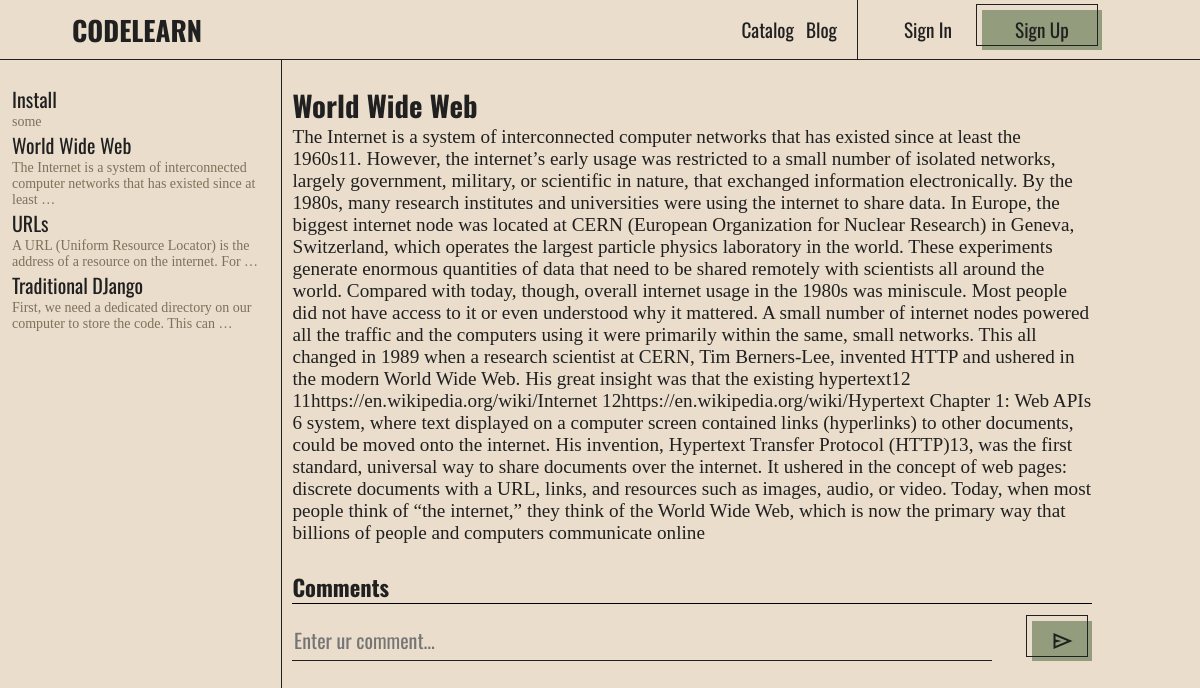
Before: /courses/django-for-apis/tasks/1 with the older database file.
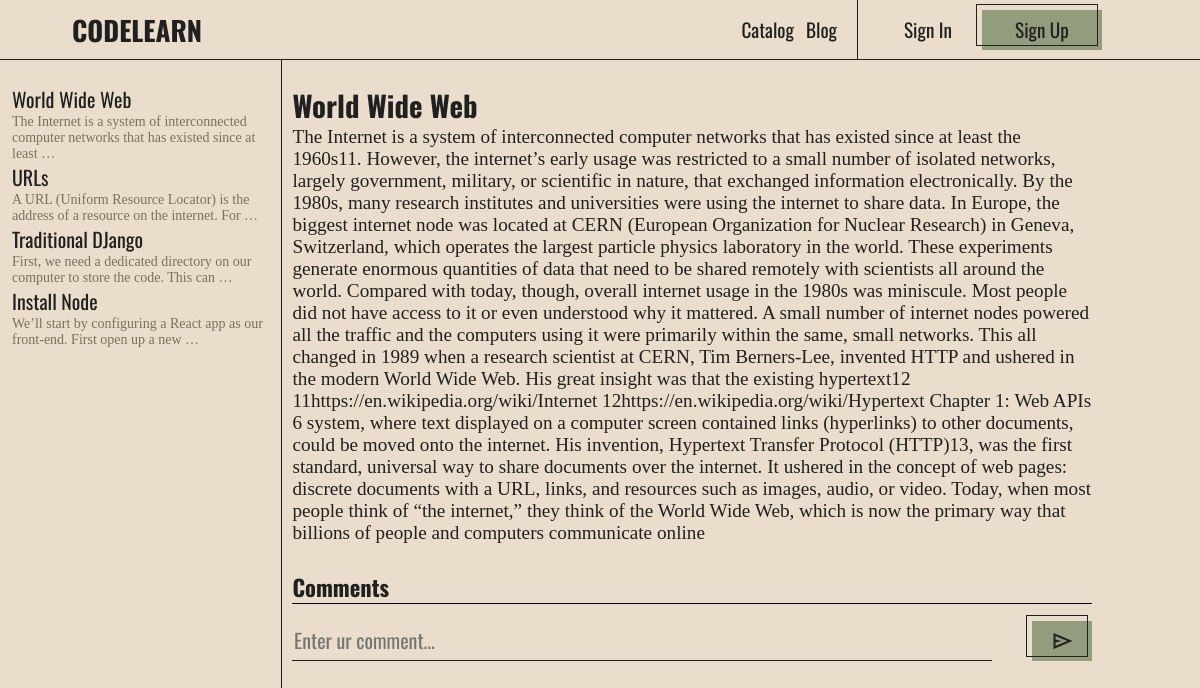
After: the same page with the newer database file.
### course/models.py (models this page shows, shortened)
class CourseTask(models.Model):
    TASKSTYPE = (
        ('video', 'video'),
        ('code', 'code'),
        ('test', 'test'),
        ('text','text')
    )
    course = models.ForeignKey(Course, on_delete=models.CASCADE, default=None)
    user = models.ForeignKey(User, on_delete=models.CASCADE, default='')
    task = models.CharField(max_length=10, choices=TASKSTYPE, blank=True)
    title = models.CharField(max_length=100)
    description = models.TextField(blank=True, max_length=500)
    video = models.FileField(upload_to='courses/tasks/videos', blank=True, null=True)
    body = models.TextField(blank=True, null=True)
    codeAnswer = models.TextField(blank=True, null=True)
    text = models.TextField(blank=True, null=True)
    public = models.BooleanField(default=False)
    created = models.DateTimeField(auto_now_add=True)
    updated = models.DateTimeField(auto_now=True)
    class Meta:
        ordering = ['-updated', '-created']

### course/views.py (the view)
# urls.py: path('courses/<str:slug>/tasks/<str:pk>', views.task,name='task'),
def task(request, slug, pk):
    course = Course.objects.get(slug=slug)
    tasksAll = CourseTask.objects.filter(course=course).reverse()
    task = CourseTask.objects.get(id=pk)
    titles = CourseTitle.objects.filter(course=course.id)
    context = {
        'course': course,
        'titles': titles,
        'tasks': tasksAll,
        'task': task,
    }
    return render(request, 'course/Task.html', context)

### course/templates/course/Task.html (shortened to what this page needs)
{% include "index.html" %}
{% load static %}
{% block content %}
<div class="page course__task__page">
    <div class="page__course__menu">
        {% for title in titles %}
          {% for exercise in title.tasks.all  %}
          <div class="menu__component">
            <a href="/courses/{{course.slug}}/tasks/{{exercise.id}}" class="link menu__component__title">{{exercise.title}}</a>
            <p class="menu__component__text">{{exercise.description | truncatewords:15}}</p>
          </div>
          {% endfor %}
      {% endfor %}
    </div>
    <div class="page__content">
      <h2>{{task.title}}</h2>
        {% if task.task == 'text' %}
          <div>{{task.body}}</div>
        {% endif %}
        <div class="comments">
          <h3>Comments</h3>
          <span class="hr"></span>
          <form action=""class='comment__form' method="POST">
            <input type="text" name="comment" placeholder="Enter ur comment..." class="comment__field">
            <button class="btn btn-icon" type="submit">
              <span class="material-symbols-outlined">
              </span>
            </button>
          </form>
        </div>
    </div>
</div>
{% endblock content %}

### templates/index.html (shortened to what this page needs)
<!DOCTYPE html>
<html lang="en">
<head>
    <link rel="stylesheet" href="https://cdnjs.cloudflare.com/ajax/libs/font-awesome/4.7.0/css/font-awesome.min.css">
</head>
<body>
    {% include "header.html" %}
</body>
</html>

### templates/header.html (shortened to what this page needs)
<header>
    <a class="header__logo" href="/">CODELEARN</a>
    <div class="header__menu">
        <div class="header__menu__left">
            <a href={% url 'courses:catalog' %} class="link">Catalog</a>
            <a href="/articles" class="link">Blog</a>
        </div>
        {% if request.user.is_authenticated %}
        <div class="header__menu__right">
            <a href="{% url 'base:profile' request.user.username %}" class="link">{{request.user.username}}</a>
            <a href="{% url 'base:logout' %}" class="btn">Sign Out</a>
        </div>
        {% else %}
            <div class="header__menu__right">
                <a href="/sign-in" class="link">Sign In</a>
                <a href="/sign-up" class="btn">Sign Up</a>
            </div>
        {% endif %}
    </div>
</header>

Changed rows visible on the page:
removed CourseTask: title "Install", description "some", shown under CourseTitle (number 1 of 3 on the later page)
added CourseTask: title "Install Node", description "We’ll start by configuring a React app as our front-end. First open up a new …"
